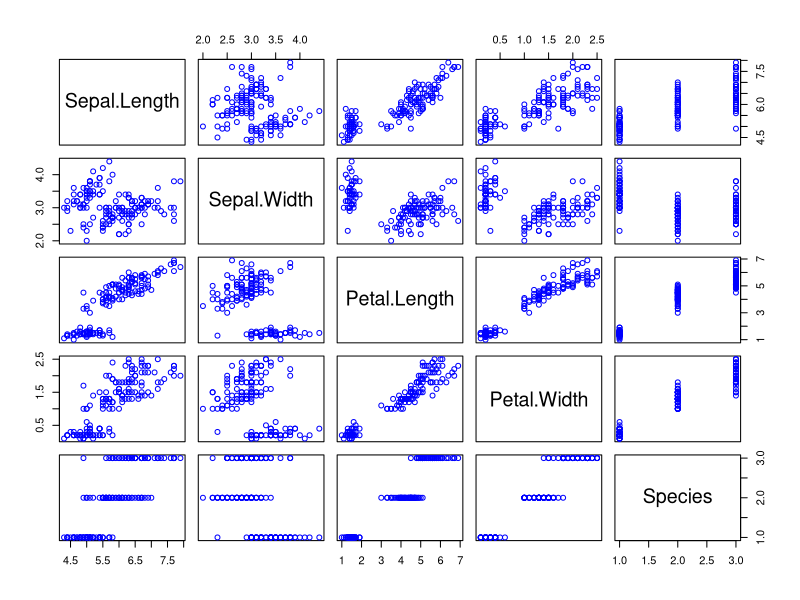
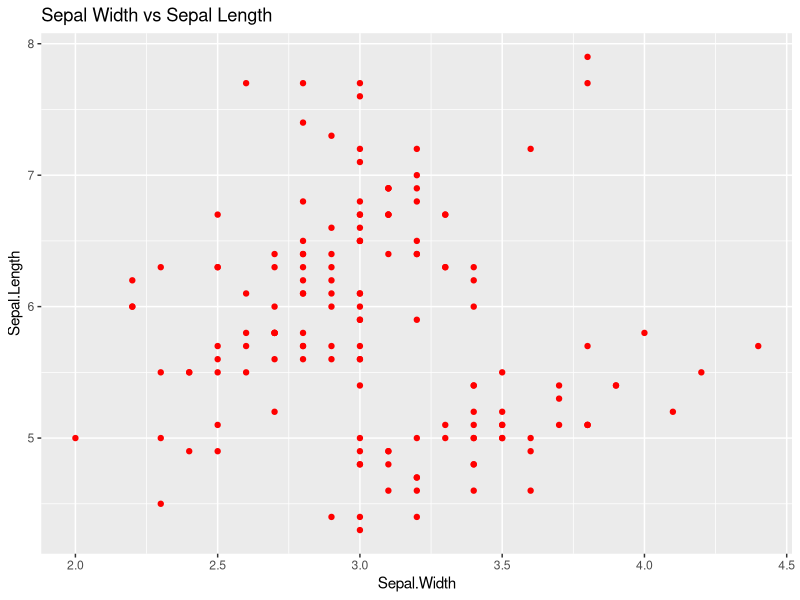
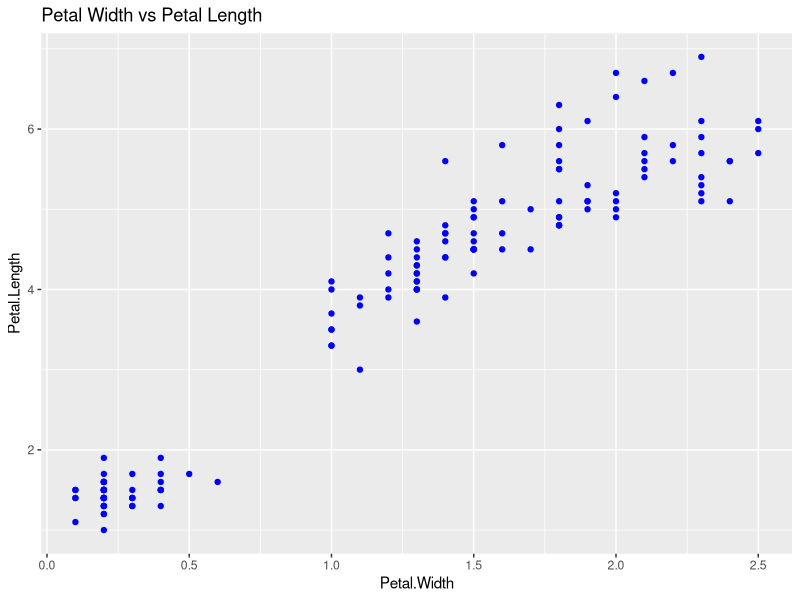
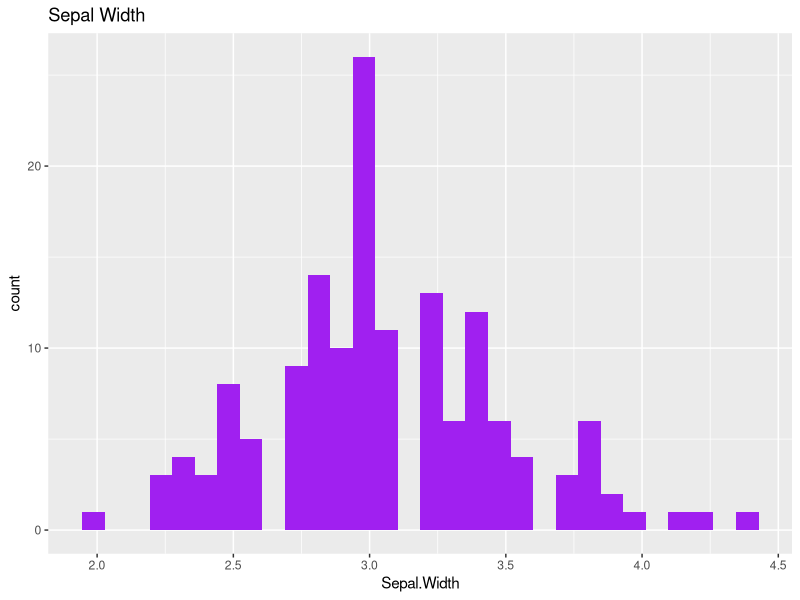
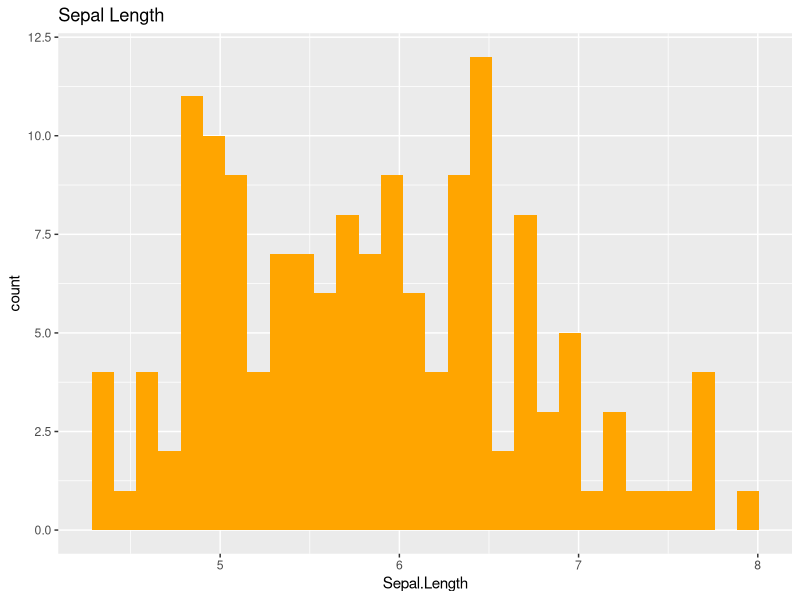
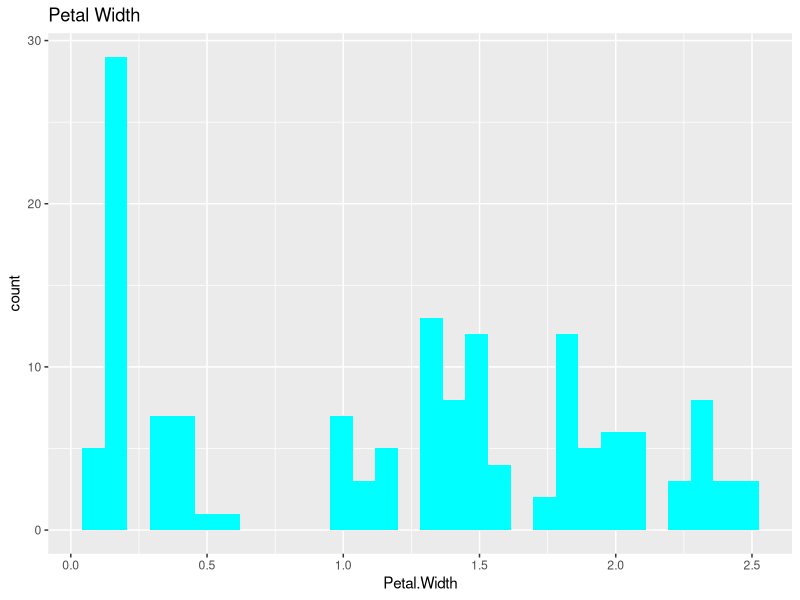
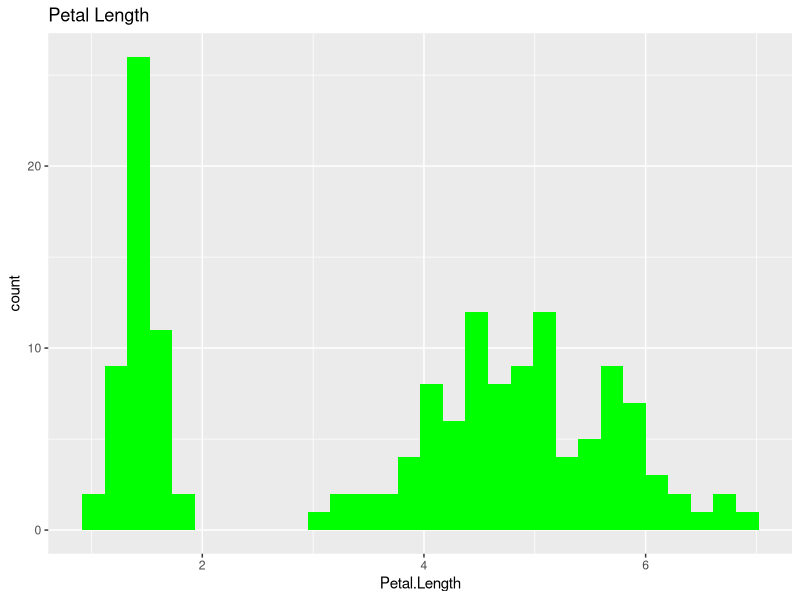
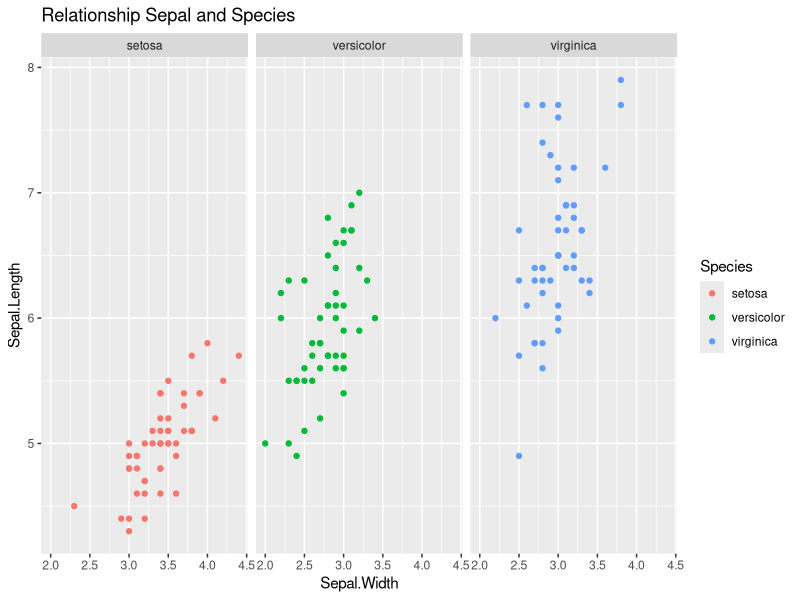

These charts were generated, in order, by the following R code: (Note: this script raises an error after producing the figures.)
# Load libraries
library(dplyr)
library(GGally)
library(ggplot2)
library(datasets)
library(caret)
library(randomForest)
library(e1071)
library(nnet)
library(rpart)
library(pROC)

# Load the Iris dataset
iris <- datasets::iris

# 1. Data Exploration
# View the dataset
View(iris)
head(iris, 5)
tail(iris, 5)

# Summary descriptive Stats
summary(iris)

# Check for missing values
sum(is.na(iris))

# 2. Descriptive Statistics by Species
# Sepal Length Statistics
sepal_length_stats <- iris %>% 
  group_by(Species) %>% summarize(
    mean_sepal_length = mean(Sepal.Length), 
    sd_sepal_length = sd(Sepal.Length), 
    min_sepal_length = min(Sepal.Length), 
    max_sepal_length = max(Sepal.Length)
  )
print(sepal_length_stats)

# Sepal Width Statistics
sepal_width_stats <- iris %>% 
  group_by(Species) %>% summarize(
    mean_sepal_width = mean(Sepal.Width), 
    sd_sepal_width = sd(Sepal.Width), 
    min_sepal_width = min(Sepal.Width), 
    max_sepal_width = max(Sepal.Width)
  )
print(sepal_width_stats)

# Petal Length Statistics
petal_length_stats <- iris %>% 
  group_by(Species) %>% summarize(
    mean_petal_length = mean(Petal.Length), 
    sd_petal_length = sd(Petal.Length), 
    min_petal_length = min(Petal.Length), 
    max_petal_length = max(Petal.Length)
  )
print(petal_length_stats)

# Petal Width Statistics
petal_width_stats <- iris %>% 
  group_by(Species) %>% summarize(
    mean_petal_width = mean(Petal.Width), 
    sd_petal_width = sd(Petal.Width), 
    min_petal_width = min(Petal.Width), 
    max_petal_width = max(Petal.Width)
  )
print(petal_width_stats)

# 3. Data Visualization
# Overall plot
plot(iris, col = "blue")

# Scatter Plots
# Sepal Width vs Sepal Length
ggplot(iris) +
  geom_point(aes(x=Sepal.Width, y=Sepal.Length), color="red") +
  labs(title = "Sepal Width vs Sepal Length")

# Petal Width vs Petal Length
ggplot(iris)+
  geom_point(aes(x=Petal.Width, y=Petal.Length), color="blue") +
  labs(title = "Petal Width vs Petal Length")

# Histograms
# Sepal Width
ggplot(iris) +
  geom_histogram(aes(x=Sepal.Width), fill = "purple") +
  labs(title = "Sepal Width")

# Sepal Length
ggplot(iris) +
  geom_histogram(aes(x=Sepal.Length), fill = "orange") +
  labs(title = "Sepal Length")

# Petal Width
ggplot(iris) +
  geom_histogram(aes(x=Petal.Width), fill = "cyan") +
  labs(title = "Petal Width")

# Petal Length
ggplot(iris) +
  geom_histogram(aes(x=Petal.Length), fill = "green") +
  labs(title = "Petal Length")

# Relationship Sepal and Species
ggplot(iris) +
  geom_point(aes(x=Sepal.Width, y=Sepal.Length, color=Species)) +
  facet_wrap(~Species) +
  labs(title = "Relationship Sepal and Species")

# Relationship Petal and Species
ggplot(iris) +
  geom_point(aes(x=Petal.Width, y=Petal.Length, color=Species)) +
  facet_wrap(~Species) +
  labs(title = "Relationship Petal and Species")

# Pair Plot
ggpairs(iris,
        columns = 1:4,
        aes(color = Species),
        upper = list(continuous = "points", combo = "box_no_facet"),
        legend = 2,
        title = "Relationship Between Features By Species"
)

# 4. Predictive Modeling
# Set seed for reproducibility
set.seed(123)

# Split the data into training and testing sets
index <- createDataPartition(iris$Species, p = 0.7, list = FALSE)
train_data <- iris[index, ]
test_data <- iris[-index, ]

# 4.1 Random Forest Classification
rf_model <- randomForest(Species ~ ., data = train_data, ntree = 100)
rf_predictions <- predict(rf_model, test_data)
rf_confusion_matrix <- confusionMatrix(rf_predictions, test_data$Species)

# 4.2 Support Vector Machine (SVM)
svm_model <- svm(Species ~ ., data = train_data)
svm_predictions <- predict(svm_model, test_data)
svm_confusion_matrix <- confusionMatrix(svm_predictions, test_data$Species)

# 4.3 Multinomial Logistic Regression
multinom_model <- multinom(Species ~ ., data = train_data)
multinom_predictions <- predict(multinom_model, test_data)
multinom_confusion_matrix <- confusionMatrix(multinom_predictions, test_data$Species)

# 4.4 Decision Tree
dt_model <- rpart(Species ~ ., data = train_data)
dt_predictions <- predict(dt_model, test_data, type = "class")
dt_confusion_matrix <- confusionMatrix(dt_predictions, test_data$Species)

# Print model performance
print("Random Forest Confusion Matrix:")
print(rf_confusion_matrix)

print("SVM Confusion Matrix:")
print(svm_confusion_matrix)

print("Multinomial Logistic Regression Confusion Matrix:")
print(multinom_confusion_matrix)

print("Decision Tree Confusion Matrix:")
print(dt_confusion_matrix)

# Cross-validation
train_control <- trainControl(method = "cv", number = 10)

# Perform cross-validation for each model
rf_cv <- train(Species ~ ., data = iris, 
               method = "rf", 
               trControl = train_control)

svm_cv <- train(Species ~ ., data = iris, 
                method = "svmRadial", 
                trControl = train_control)

multinom_cv <- train(Species ~ ., data = iris, 
                     method = "multinom", 
                     trControl = train_control)

dt_cv <- train(Species ~ ., data = iris, 
               method = "rpart", 
               trControl = train_control)

# Compare cross-validation results
print("Cross-Validation Results:")
print(rf_cv)
print(svm_cv)
print(multinom_cv)
print(dt_cv)

# Feature Importance for Random Forest
importance_rf <- varImp(rf_model)
print("Random Forest Feature Importance:")
print(importance_rf)

# Visualization of predictions
results_df <- data.frame(
  Actual = test_data$Species,
  RF_Predictions = rf_predictions,
  SVM_Predictions = svm_predictions,
  Logistic_Predictions = multinom_predictions,
  DT_Predictions = dt_predictions
)

# Plot to compare predictions
ggplot(results_df) +
  geom_bar(aes(x = Actual, fill = "Actual"), alpha = 0.5, position = "dodge") +
  geom_bar(aes(x = RF_Predictions, fill = "RF Predictions"), alpha = 0.5, position = "dodge") +
  labs(title = "Actual vs Random Forest Predictions", x = "Species", y = "Count") +
  theme_minimal()

# Probability predictions for Random Forest
rf_prob_predictions <- predict(rf_model, test_data, type = "prob")
head(rf_prob_predictions)

# ROC Curve
multiclass_roc <- multiclass.roc(test_data$Species, rf_prob_predictions)
print(multiclass_roc)

# New prediction for a custom input
new_iris <- data.frame(
  Sepal.Length = 5.1,
  Sepal.Width = 3.5,
  Petal.Length = 1.4,
  Petal.Width = 0.2
)
custom_prediction <- predict(rf_model, new_iris)
print("Prediction for custom input:")
print(custom_prediction)
